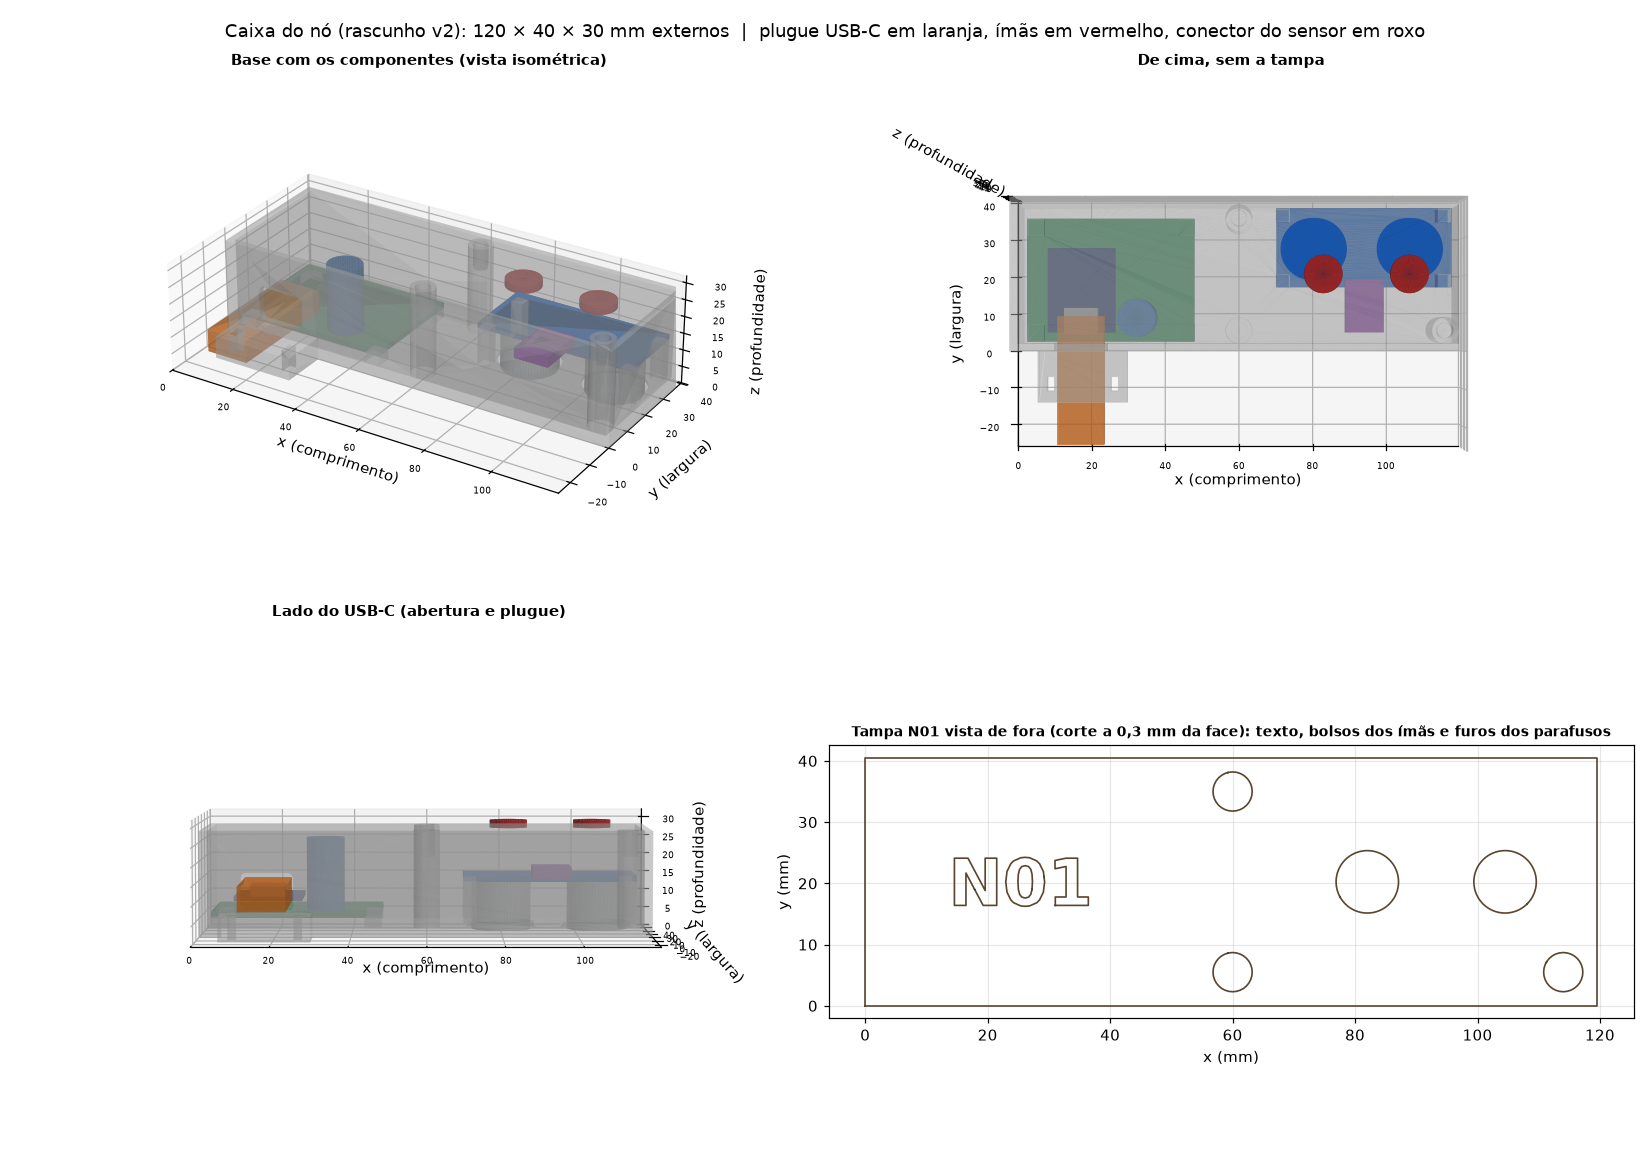

Recreate this plot in Python.
#!/usr/bin/env python3
"""Gera previa.png: base com os componentes (iso, de cima, lateral do USB) e a tampa. Uso: python3 previa.py"""
from pathlib import Path
import matplotlib
matplotlib.use("Agg")
import matplotlib.colors as mc
import matplotlib.pyplot as plt
import numpy as np
from mpl_toolkits.mplot3d.art3d import Poly3DCollection

import caixa_no as C

SAIDA = Path(__file__).parent
base, lid, comp, dados = C.main(SAIDA)
LUZ = np.array([0.35, -0.55, 0.75]); LUZ /= np.linalg.norm(LUZ)
CORES = {"placa_perfurada": "#2e8b57", "esp_pcb": "#243b6b", "usb_c_esp": "#9aa0a6", "c1": "#2f6fb5",
         "sensor_pcb": "#1d63c4", "cilindro_1": "#c8ccd0", "cilindro_2": "#c8ccd0", "plugue_usb": "#e8731a", "conector_sensor": "#8e44ad", "ima_1": "#b02a2a", "ima_2": "#b02a2a"}


def desenha(ax, mesh, cor, alpha=1.0):
    n = mesh.face_normals
    sombra = 0.50 + 0.50 * np.clip(n @ LUZ, 0, 1)
    rgb = np.array(mc.to_rgb(cor))
    fc = [(*(rgb * s), alpha) for s in sombra]
    ax.add_collection3d(Poly3DCollection(mesh.triangles, facecolors=fc, edgecolors="none"))


def cena(ax, itens, elev, azim, titulo):
    for mesh, cor, alpha in itens:
        desenha(ax, mesh, cor, alpha)
    ax.set_xlim(0, C.L_EXT); ax.set_ylim(-26, C.W_EXT); ax.set_zlim(0, C.H_EXT + 2)
    ext = np.array([C.L_EXT, C.W_EXT + 26, C.H_EXT + 2])
    ax.set_box_aspect(ext)
    ax.view_init(elev=elev, azim=azim)
    ax.set_title(titulo, fontsize=10, fontweight="bold")
    ax.set_xlabel("x (comprimento)"); ax.set_ylabel("y (largura)"); ax.set_zlabel("z (profundidade)")
    ax.tick_params(labelsize=6)


itens = [(base, "#d9d9d9", 0.35)] + [(m, CORES.get(k, "#8e44ad"), 0.55 if k == "plugue_usb" else 0.95) for k, m in comp.items()]
fig = plt.figure(figsize=(15, 10.5))
cena(fig.add_subplot(2, 2, 1, projection="3d"), itens, 28, -58, "Base com os componentes (vista isométrica)")
cena(fig.add_subplot(2, 2, 2, projection="3d"), itens, 90, -90, "De cima, sem a tampa")
cena(fig.add_subplot(2, 2, 3, projection="3d"), itens, 4, -90, "Lado do USB-C (abertura e plugue)")
ax = fig.add_subplot(2, 2, 4)
corte = lid.section(plane_origin=[0, 0, C.H_EXT - 0.3], plane_normal=[0, 0, 1])      # a 0,3 mm da face de fora: aparecem o texto e os bolsos
for linha in corte.discrete:
    ax.plot(linha[:, 0], linha[:, 1], color="#5a4630", lw=1.1)
ax.set_aspect("equal"); ax.grid(alpha=0.3)
ax.set_title("Tampa N01 vista de fora (corte a 0,3 mm da face): texto, bolsos dos ímãs e furos dos parafusos", fontsize=9, fontweight="bold")
ax.set_xlabel("x (mm)"); ax.set_ylabel("y (mm)")
e = dados["externa_mm"]
fig.suptitle(f"Caixa do nó (rascunho v2): {e[0]:.0f} × {e[1]:.0f} × {e[2]:.0f} mm externos  |  plugue USB-C em laranja, ímãs em vermelho, conector do sensor em roxo", fontsize=12)
fig.tight_layout()
fig.savefig(SAIDA / "previa.png", dpi=110)
print("previa.png gerada")
